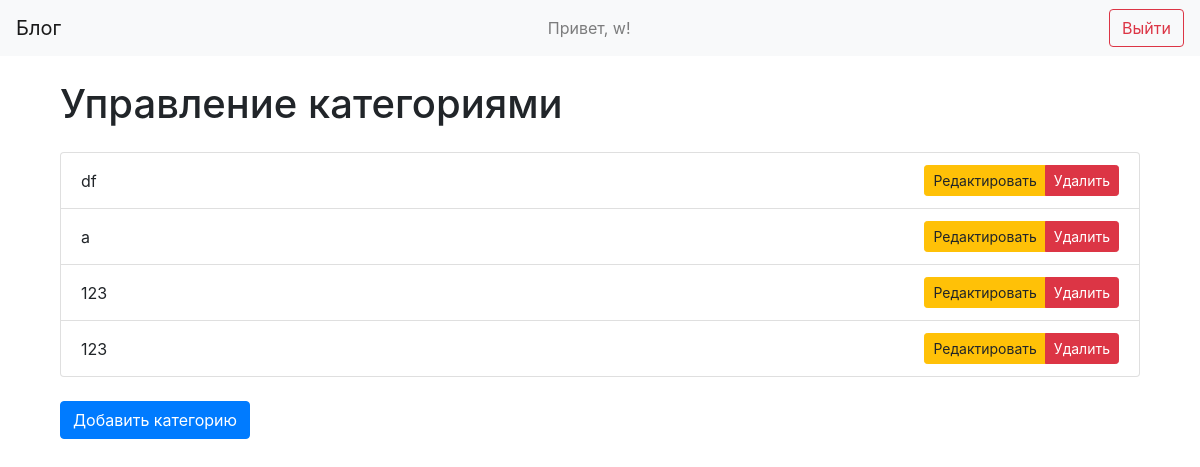
The page /categories (signed in) on the database as committed earlier.
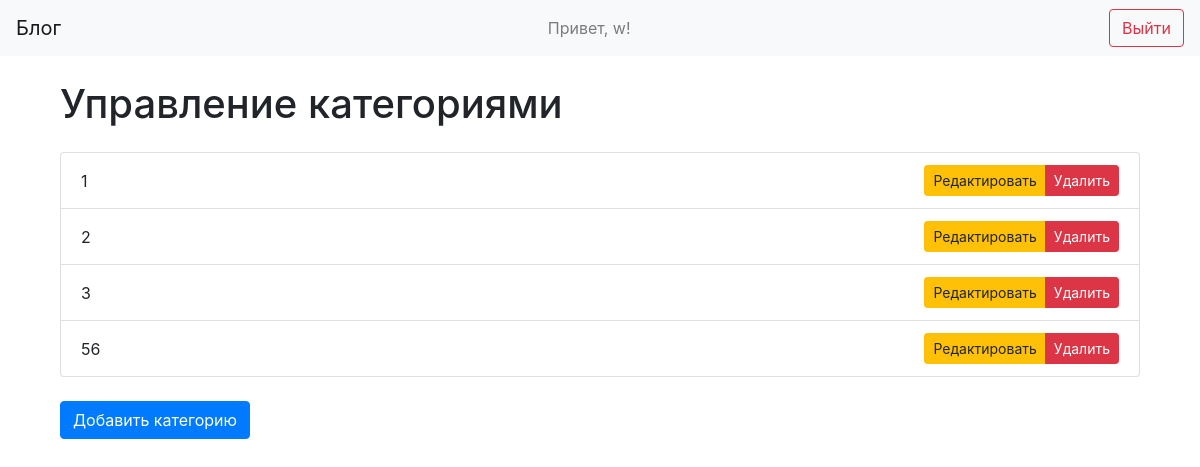
The same page on the database as committed later.
### data/users.py (models this page shows, shortened)
class User(SqlAlchemyBase, UserMixin):
    __tablename__ = 'users' # чтобы обозначить, что User — не обычный класс, а именно класс модели, его необходимо унаследовать от объекта класса SqlAlchemyBase
    id = sqlalchemy.Column(sqlalchemy.Integer, primary_key=True, autoincrement=True)
    name = sqlalchemy.Column(sqlalchemy.String, nullable=True)
    about = sqlalchemy.Column(sqlalchemy.String, nullable=True)
    email = sqlalchemy.Column(sqlalchemy.String,index=True, unique=True, nullable=True)
    hashed_password = sqlalchemy.Column(sqlalchemy.String, nullable=True)
    created_date = sqlalchemy.Column(sqlalchemy.DateTime,default=datetime.datetime.now)
    news = orm.relationship("News", back_populates='user')

### data/category.py (models this page shows)
class Category(SqlAlchemyBase):
    __tablename__ = 'category'
    id = sqlalchemy.Column(sqlalchemy.Integer, primary_key=True, autoincrement=True)
    name = sqlalchemy.Column(sqlalchemy.String, nullable=True)

### main.py (the view)
@app.route('/categories', methods=['GET'])
@login_required
def manage_categories():
    db_sess = db_session.create_session()
    categories = db_sess.query(Category).all()
    return render_template('categories.html', title='Управление категориями', categories=categories)

### data/db_session.py (called while the page is built)
def create_session() -> Session: # нужна для получения сессии подключения к нашей базе данных
    global __factory
    return __factory()

### main.py (called while the page is built)
@login_manager.user_loader
def load_user(user_id):
    db_sess = db_session.create_session()
    return db_sess.query(User).get(user_id)

### templates/categories.html
{% extends "base.html" %}
{% block content %}
<div class="container">
    <h1 class="mb-4">Управление категориями</h1>
    <div class="list-group">
        {% for category in categories %}
        <div class="list-group-item d-flex justify-content-between align-items-center">
            <span>{{ category.name }}</span>
            <div class="btn-group" role="group">
                <a href="/edit_category/{{ category.id }}" class="btn btn-sm btn-warning">Редактировать</a>
                <a href="/delete_category/{{ category.id }}" class="btn btn-sm btn-danger">Удалить</a>
            </div>
        </div>
        {% endfor %}
    </div>
    <a href="/add_category" class="btn btn-primary mt-4">Добавить категорию</a>
</div>
{% endblock %}

### templates/base.html (shortened to what this page needs)
<!doctype html>
<html lang="en">
<head>
    <link rel="stylesheet" href="https://stackpath.bootstrapcdn.com/bootstrap/4.4.1/css/bootstrap.min.css"
>
</head>
<body>
    <header>
        <nav class="navbar navbar-light bg-light">
            <a class="navbar-brand" href="/">Блог</a>
            {% if current_user.is_authenticated %}
                <span class="navbar-text">
                    Привет, {{ current_user.name }}!
                </span>
                <a class="btn btn-outline-danger ml-2" href="/logout">Выйти</a>
            {% else %}
                <a class="btn btn-outline-primary" href="/register">Зарегистрироваться</a>
                <a class="btn btn-outline-success ml-2" href="/login">Войти</a>
            {% endif %}
        </nav>
    </header>
    <main role="main" class="container mt-4">
        {% block content %}{% endblock %}
    </main>
</body>
</html>

Rows that differ between the two databases and show on the page:
changed Category (number 1 of 4 on the later page): name "df" → "1"
changed Category (number 2 of 4 on the later page): name "a" → "2"
changed Category (number 3 of 4 on the later page): name "123" → "3"
changed Category (number 4 of 4 on the later page): name "123" → "56"
